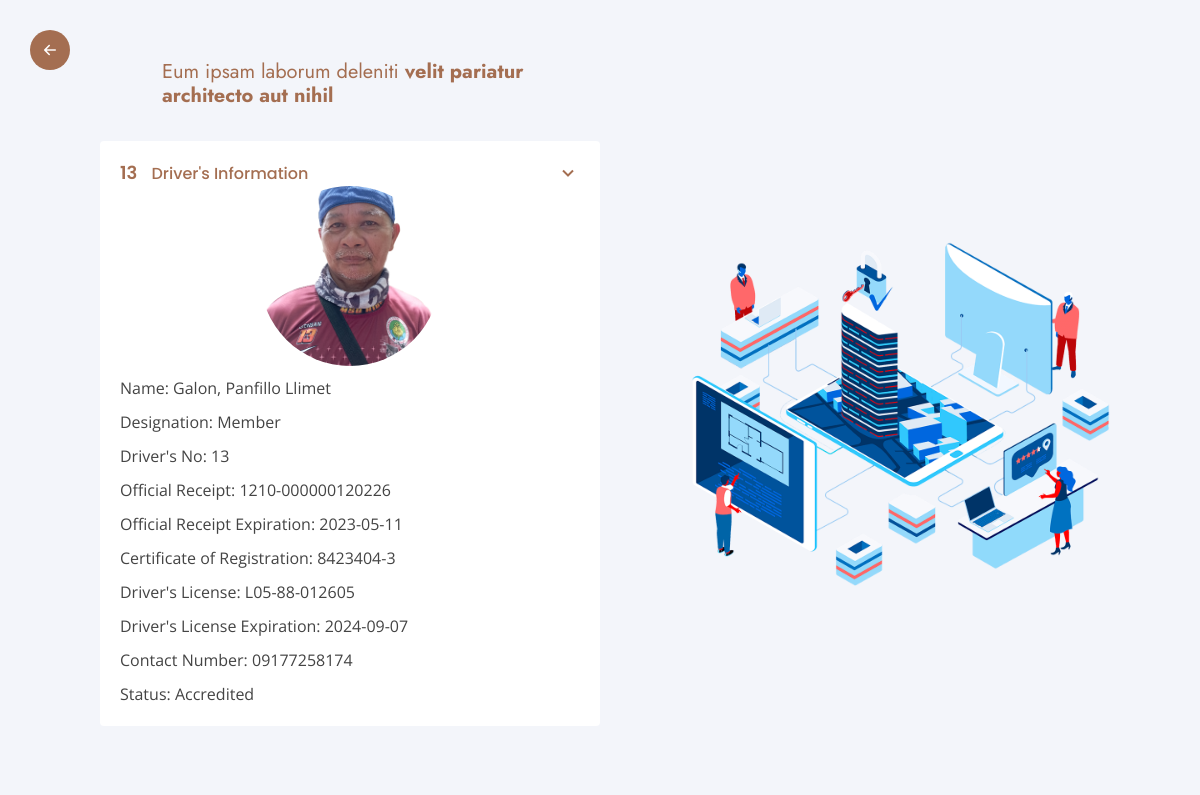
Page /driver/camera-platenumber.php?driverNumber=13 on the committed database.
### tables this page shows
CREATE TABLE IF NOT EXISTS registered_rider_profile (
	registered_rider_id int NOT NULL AUTO_INCREMENT,
    rider_id int NOT NULL,
    rider_no int NOT NULL,
    designation varchar(255) NOT NULL,
    date_of_membership varchar(255) DEFAULT NULL,
    official_reciept varchar(55) DEFAULT NULL,
    or_expiration_date varchar(10) DEFAULT NULL,
    certificate_of_registration varchar(255) DEFAULT NULL,
    drivers_license varchar(255) DEFAULT NULL,
    license_expiration_date varchar(10) DEFAULT NULL,
    plate_number varchar(255) DEFAULT NULL,
    contact_number varchar(11) DEFAULT NULL,
    img_url varchar(255) NOT NULL,
    PRIMARY KEY(registered_rider_id),
    FOREIGN KEY(rider_id) REFERENCES rider(rider_id) 
);

CREATE TABLE IF NOT EXISTS rider (
	rider_id int NOT NULL AUTO_INCREMENT,
    last_name varchar(255) NOT NULL,
    first_name varchar(255) NOT NULL,
    mid_name varchar(255) DEFAULT NULL,
    suffix varchar(255) DEFAULT NULL,
    address varchar(255) DEFAULT NULL,
    PRIMARY KEY(rider_id)
);

### driver/camera-platenumber.php (the view)
<?php
require './../include/header.php';
require './../conn.php';
if (filter_has_var(INPUT_GET, 'driverNumber')) {
    $clean_driver_number = filter_var($_GET['driverNumber'], FILTER_SANITIZE_NUMBER_INT);
    $driver_number = filter_var($clean_driver_number, FILTER_VALIDATE_INT);
}
$riderQuery = "SELECT * FROM rider, registered_rider_profile WHERE rider_no = :driverNumber AND rider.rider_id = registered_rider_profile.rider_id";
$riderStatement = $pdo->prepare($riderQuery);
$riderStatement->bindParam(":driverNumber", $driver_number);
$riderStatement->execute();
if ($riderStatement->rowCount() === 1) {
    $rider = $riderStatement->fetch(PDO::FETCH_ASSOC);
    $clean_rider_no = filter_var($rider['rider_no'], FILTER_SANITIZE_NUMBER_INT);
    $rider_no = filter_var($clean_rider_no, FILTER_VALIDATE_INT);
    $name = htmlspecialchars($rider['last_name'] . ', ' . $rider["first_name"] . ' ' . $rider['mid_name'] ?? ' ' . $rider['suffix']);
    $designation = htmlspecialchars($rider['designation']);
    $official_reciept = htmlspecialchars($rider['official_reciept']);
    $or_expiration_date = htmlspecialchars($rider['or_expiration_date']);
    $certificate_of_registration = htmlspecialchars($rider['certificate_of_registration']);
    $licenseNumber = htmlspecialchars($rider["drivers_license"]);
    $license_expiration_date = htmlspecialchars($rider['license_expiration_date']);
    $contact_number = htmlspecialchars($rider['contact_number']);
    $img_url = htmlspecialchars($rider['img_url']);
    $status = htmlspecialchars("Accredited");
}
?>
<section id="rider" class="rider section-bg">
    <div class="container-fluid" data-aos="fade-up">
        <div class="row justify-content-center">
            <div class="col-lg-6 d-flex flex-column justify-content-center align-items-stretch  order-2 order-lg-1  d-sm-flex align-items-sm-center justify-content-sm-center">
                <div class="content">
                    <h3>Eum ipsam laborum deleniti <strong>velit pariatur architecto aut nihil</strong></h3>
                </div>
                <div class="accordion-list">
                    <ul>
                        <li>
                            <a class="collapse"><span><?php echo $rider_no ?></span> Driver's Information <i class="bx bx-chevron-down icon-show"></i><i class="bx bx-chevron-down icon-close"></i></a>
                            <div class="collapse show d-flex flex-column">
                                <?php if ($img_url && file_exists("../assets/img/rider/$img_url")) : ?>
                                    <div class="pic align-self-center"><img src="../assets/img/rider/<?php echo $img_url ?>" class="img-fluid" alt=""></div>
                                <?php else : ?>
                                    <div class="pic"><img src="../assets/img/default-img.svg ?>" class="img-fluid" alt=""></div>
                                <?php endif; ?>
                                <p> Name: <?php echo $name ?></p>
                                <p>Designation: <?php echo $designation ?></p>
                                <p>Driver's No: <?php echo $rider_no ?></p>
                                <?php if ($official_reciept) : ?>
                                    <p>Official Receipt: <?php echo $official_reciept ?></p>
                                <?php endif ?>
                                <?php if ($or_expiration_date) : ?>
                                    <p>Official Receipt Expiration: <?php echo $or_expiration_date ?></p>
                                <?php endif ?>
                                <?php if ($certificate_of_registration) : ?>
                                    <p>Certificate of Registration: <?php echo $certificate_of_registration ?></p>
                                <?php endif ?>
                                <?php if ($licenseNumber) : ?>
                                    <p>Driver's License: <?php echo $licenseNumber ?></p>
                                <?php endif ?>
                                <?php if ($license_expiration_date) : ?>
                                    <p>Driver's License Expiration: <?php echo $license_expiration_date ?></p>
                                <?php endif ?>
                                <?php if ($contact_number) : ?>
                                    <p>Contact Number: <?php echo $contact_number ?></p>
                                <?php endif; ?>
                                <p>Status: <?php echo $status ?></p>
                            </div>
                        </li>
                    </ul>
                </div>
            </div>
            <div class="col-lg-5 align-items-center order-1 order-lg-2 img" style='background-image: url("./../assets/img/why-us.png");' data-aos="zoom-in" data-aos-delay="150">&nbsp;</div>
        </div>
    </div>
</section>
<?php require './../include/footer.php'; ?>

### assets/css/style.css (style rules this page uses)
body { font-family: "Open Sans", sans-serif; color: #444444; }
a { color: rgb(164, 110, 81); text-decoration: none; }
h1, h2, h3, h4, h5, h6 { font-family: "Jost", sans-serif; }
section { padding: 60px 0; overflow: hidden; }
.section-bg { background-color: #f3f5fa; }
.rider { width: 100%; display: flex; align-items: center; }
.rider .content { padding: 0px 100px 0px 100px; }
.rider .content h3 { font-weight: 400; font-size: 20px; color: rgb(164, 110, 81); }
.rider .accordion-list .pic { width: 180px; height: 180px; }
.rider .accordion-list .pic img { width: 100%; height: 100%; border-radius: 50%; object-fit: cover; object-position: center center; transition: ease-in-out 0.3s; }
.rider .img { background-size: contain; background-repeat: no-repeat; background-position: center center; }
.rider .accordion-list { padding: 25px 100px 25px 100px; }
.rider .accordion-list ul { padding: 0; list-style: none; }
.rider .accordion-list li { padding: 20px; background: #fff; border-radius: 4px; }
.rider .accordion-list a { display: block; position: relative; font-family: "Poppins", sans-serif; font-size: 16px; line-height: 24px; font-weight: 500; padding-right: 30px; outline: none; cursor: pointer; }
.rider .accordion-list span { color: rgb(164, 110, 81); font-weight: 600; font-size: 18px; padding-right: 10px; }
.rider .accordion-list i { font-size: 24px; position: absolute; right: 0; top: 0; }
.rider .accordion-list p { margin-bottom: 0; padding: 10px 0 0 0; }
@media (min-width: 1024px) { .accordion-list { width: 700px; } }

### rows in the picture
registered_rider_profile: rider_no "13", img_url (picture), rider.mid_name "Galon, Panfillo Llimet", designation "Member", official_reciept "1210-000000120226", or_expiration_date "2023-05-11", certificate_of_registration "8423404-3", drivers_license "L05-88-012605", license_expiration_date "2024-09-07", contact_number "09177258174"

### other values in the picture
$status "Accredited"
